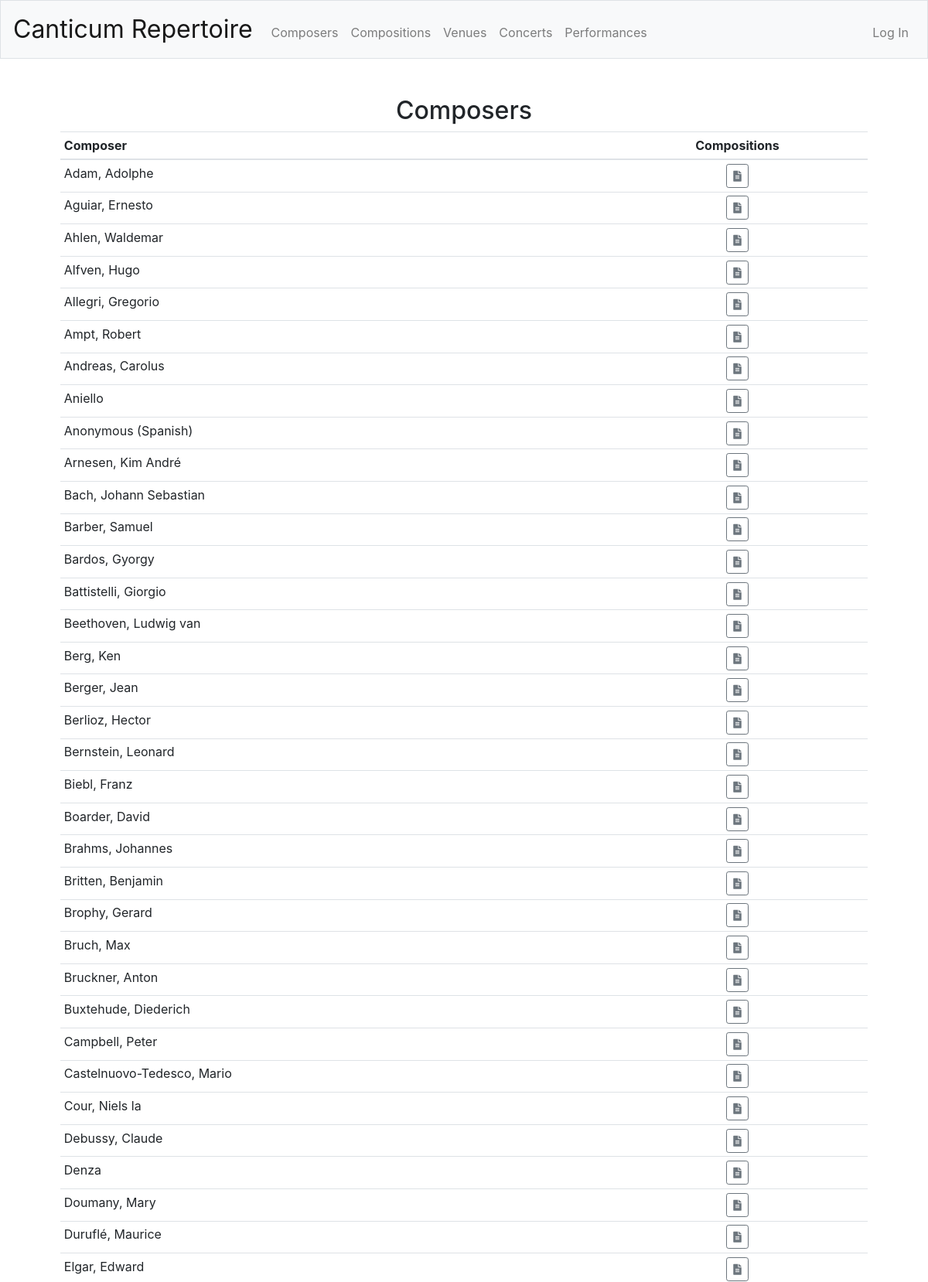
The app's page /composers (upper part) with its own data.
### tables this page shows
CREATE TABLE 'composers' ('composer_id' integer PRIMARY KEY AUTOINCREMENT NOT NULL,'composer_name' text);

### app.py (the view)
@app.route("/composers")
def composers():
    composers = list_composers()
    return render_template("composers.html", composers=composers)

### app.py (called while the page is built)
@app.after_request
def after_request(response):
    response.headers["Cache-Control"] = "no-cache, no-store, must-revalidate"
    response.headers["Expires"] = 0
    response.headers["Pragma"] = "no-cache"
    return response

def list_composers():
    rows = db.execute("SELECT * FROM composers ORDER BY composer_name")
    l_composers = []
    for person in rows:
        person_info = {}
        person_info['composer_id'] = person['composer_id']
        person_info['composer_name'] = person['composer_name']
        l_composers.append(person_info)
    return l_composers

### templates/composers.html (shortened to what this page needs)
{% extends "layout.html" %}
{% block main %}
    <h2>Composers</h2>
    <table class = "table table-sm">
        <thead>
            <th class="text-left">Composer</th>
            <th class="text-center">Compositions</th>
       </thead>
        <tbody>
            {% for composer in composers %}
            <tr>
                <td class="text-left">{{ composer.composer_name }}</td>
                <td class="text-center">
                    <a href="/composercompositions?id={{ composer.composer_id }}">
                        <button class="btn btn-outline-secondary btn-sm">
                            <i class="fas fa-file-alt"></i>
                        </button>
                    </a>
                </td>
            </tr>
            {% endfor %}
        </tbody>
    </table>
{% endblock %}

### records on screen
composers: composer_name "Adam, Adolphe"
composers: composer_name "Aguiar, Ernesto"
composers: composer_name "Ahlen, Waldemar"
composers: composer_name "Alfven, Hugo"
composers: composer_name "Allegri, Gregorio"
composers: composer_name "Ampt, Robert"
composers: composer_name "Andreas, Carolus"
composers: composer_name "Aniello"
composers: composer_name "Anonymous (Spanish)"
composers: composer_name "Arnesen, Kim André"
composers: composer_name "Bach, Johann Sebastian"
composers: composer_name "Barber, Samuel"
composers: composer_name "Bardos, Gyorgy"
composers: composer_name "Battistelli, Giorgio"
composers: composer_name "Beethoven, Ludwig van"
composers: composer_name "Berg, Ken"
composers: composer_name "Berger, Jean"
composers: composer_name "Berlioz, Hector"
composers: composer_name "Bernstein, Leonard"
composers: composer_name "Biebl, Franz"
composers: composer_name "Boarder, David"
composers: composer_name "Brahms, Johannes"
composers: composer_name "Britten, Benjamin"
composers: composer_name "Brophy, Gerard"
composers: composer_name "Bruch, Max"
composers: composer_name "Bruckner, Anton"
composers: composer_name "Buxtehude, Diederich"
composers: composer_name "Campbell, Peter"
composers: composer_name "Castelnuovo-Tedesco, Mario"
composers: composer_name "Cour, Niels la"
composers: composer_name "Debussy, Claude"
composers: composer_name "Denza"
composers: composer_name "Doumany, Mary"
composers: composer_name "Duruflé, Maurice"
composers: composer_name "Elgar, Edward"
